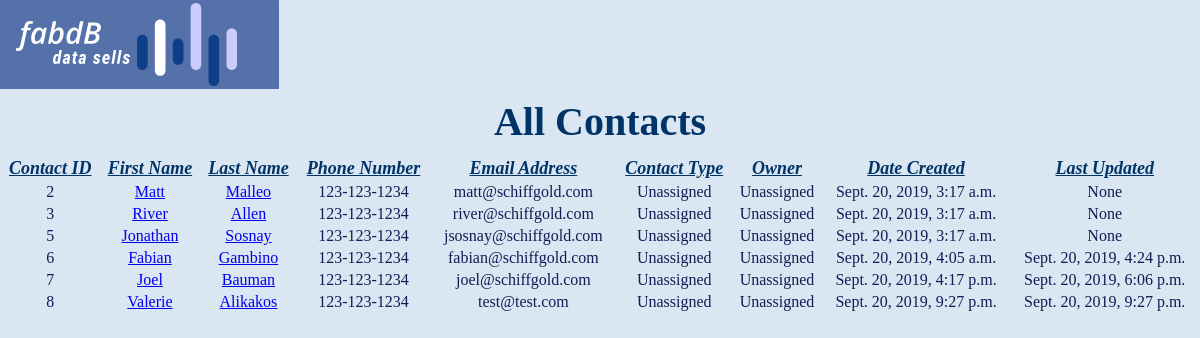
Page /profiles/ (signed in) on the earlier database version.
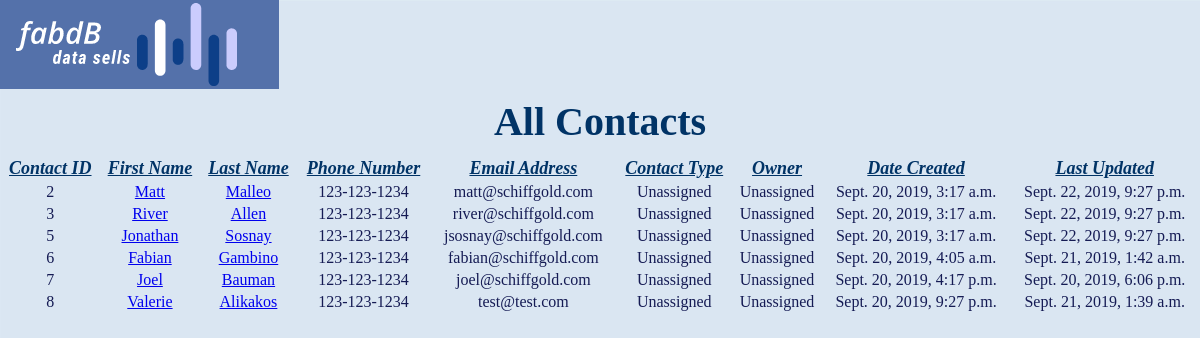
Same page on the later database version.
### contacts/models.py (models this page shows, shortened)
class Contact(models.Model):
    contact_id = models.AutoField(primary_key=True)
    first_name = models.CharField(max_length=30,default="")
    last_name = models.CharField(max_length=30,default="")
    phone_number = models.CharField(max_length=30,default="")
    email_address = models.EmailField()
    contact_type = models.CharField(max_length=30,default="Unassigned")
    owner = models.CharField(max_length=30,default="Unassigned")
    date_created = models.DateTimeField(auto_now_add=True)
    last_updated = models.DateTimeField(auto_now=True)

### contacts/views.py (the view)
def all_contacts(request):
    contacts = Contact.objects.all().order_by('date_created')
    if not request.user.is_authenticated:
        return redirect('/')
    else:
        return render(request, 'contacts/all-contacts.html', {'contacts': contacts})

### contacts/templates/contacts/all-contacts.html (shortened to what this page needs)
{% load static from staticfiles %}
<!DOCTYPE html>
<html lang="en" dir="ltr">
  <head>
  </head>
  <body>
    <link rel="stylesheet" href="{% static 'all-contacts.css' %}">
    <img src="/static/test-logo.png" alt="fabdb logo">
    <h1>All Contacts</h1>
    <table>
      <tr>
        <th>Contact ID</th>
        <th>First Name</th>
        <th>Last Name</th>
        <th>Phone Number</th>
        <th>Email Address</th>
        <th>Contact Type</th>
        <th>Owner</th>
        <th>Date Created</th>
        <th>Last Updated</th>
      </tr>
      {% for contact in contacts %}
      <tr>
        <td>{{contact.contact_id}}</td>
        <td><a href="/profiles/contact">{{contact.first_name}}</td></a>
        <td><a href="/profiles/contact">{{contact.last_name}}</td></a>
        <td>{{contact.phone_number}}</td>
        <td>{{contact.email_address}}</td>
        <td>{{contact.contact_type}}</td>
        <td>{{contact.owner}}</td>
        <td>{{contact.date_created}}</td>
        <td>{{contact.last_updated}}</td>
      {% endfor %}
      </tr>
    </table>
  </body>
</html>

### assets/all-contacts.css (style rules this page uses)
body, html { min-height: 100%; }
body { font-family: "Lucida Console", Monaco, serif; background-image: url(/static/horizon.jpg); background-repeat: no-repeat; background-size: cover; margin: auto; }
img { position: relative; display: inline-block; margin-left: auto; margin-right: auto; margin-bottom: auto; }
h1 { position: relative; margin-top: 5px; margin-bottom: 10px; text-align: center; font-size: 40px; color: #003366; }
table { width: 100%; }
table th { text-align: center; text-decoration: underline; font-size: 18px; font-style: italic; color: #003366; }
table tr { text-align: center; font-size: 16px; color: #151B54; }

Differences in the rows shown:
changed Contact "Matt": last_updated "None" → "Sept. 22, 2019, 9:27 p.m."
changed Contact "River": last_updated "None" → "Sept. 22, 2019, 9:27 p.m."
changed Contact "Jonathan": last_updated "None" → "Sept. 22, 2019, 9:27 p.m."
changed Contact "Fabian": last_updated "Sept. 20, 2019, 4:24 p.m." → "Sept. 21, 2019, 1:42 a.m."
changed Contact "Valerie": last_updated "Sept. 20, 2019, 9:27 p.m." → "Sept. 21, 2019, 1:39 a.m."
